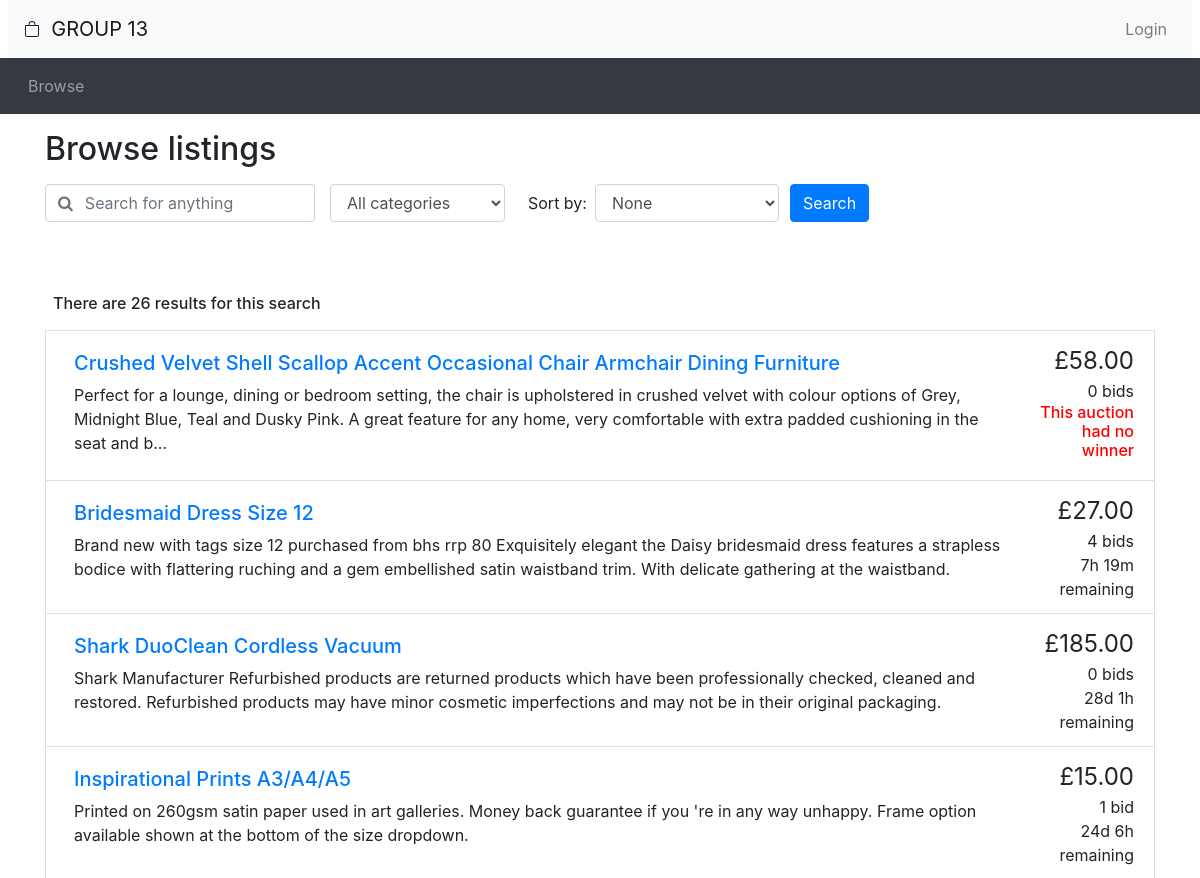
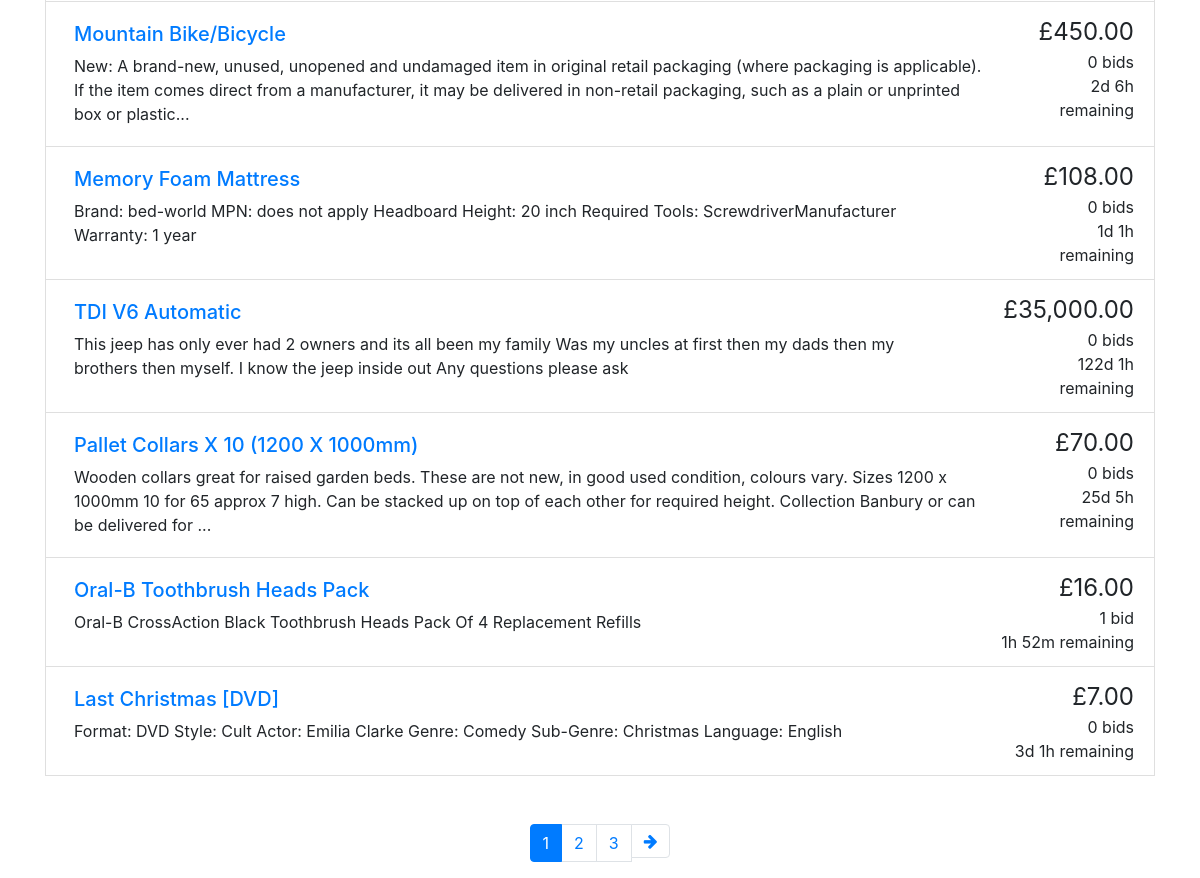
Before: /auction/browse.php with the older database file (2 pictures, top to bottom).
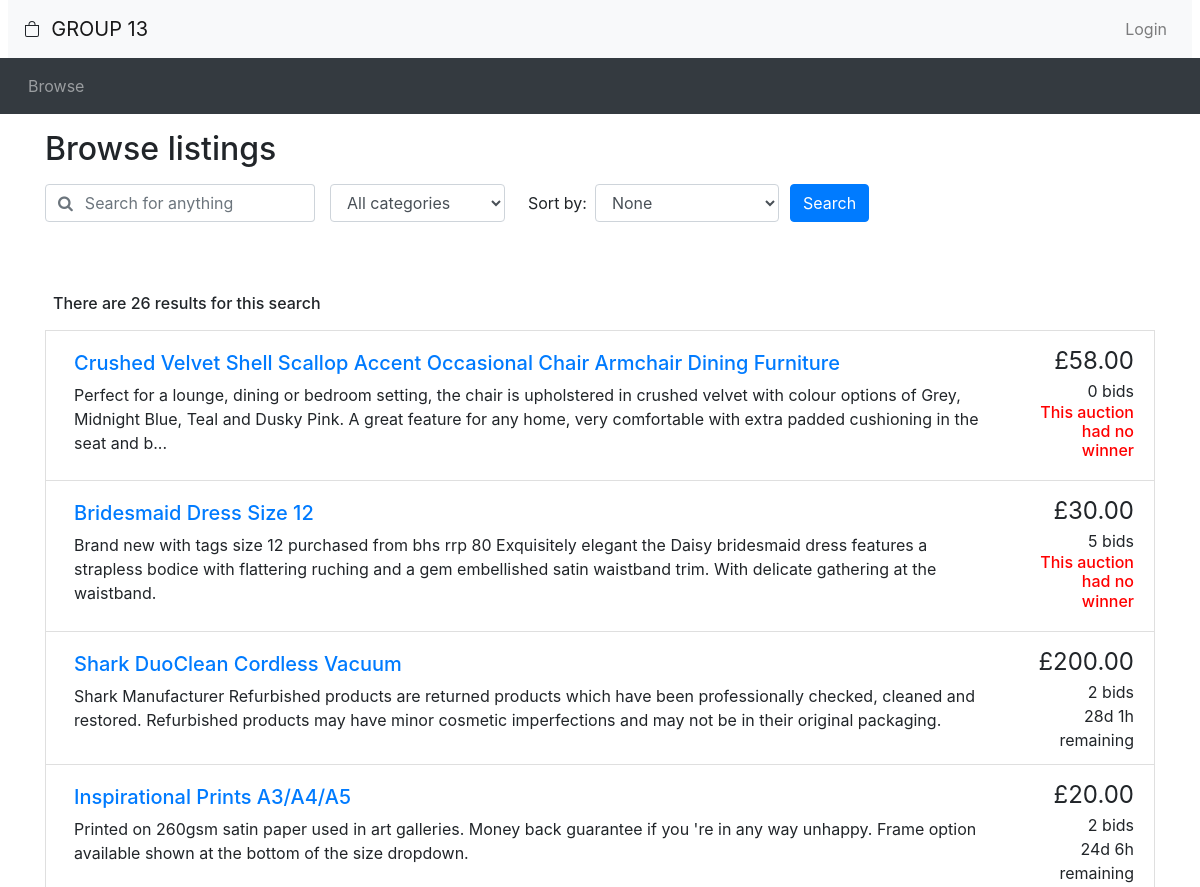
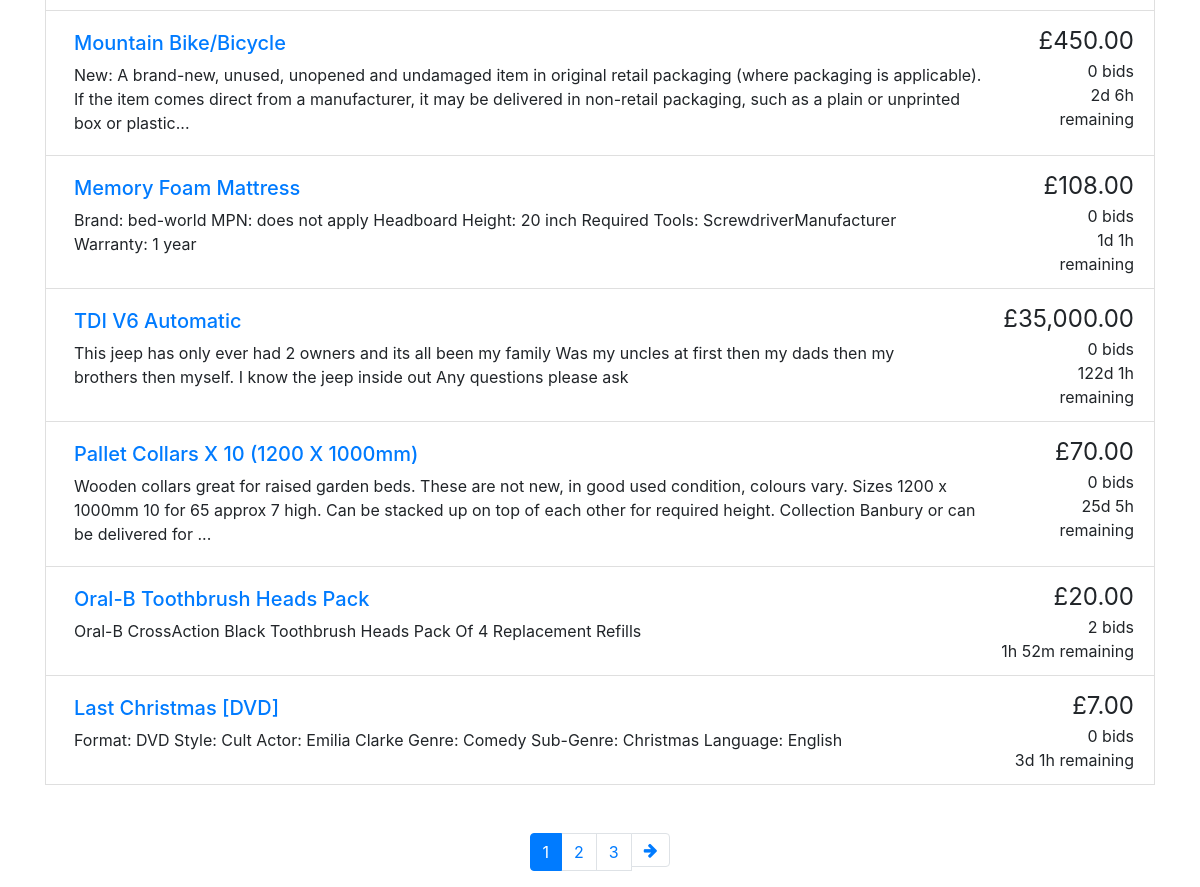
After: the same page with the newer database file (2 pictures, top to bottom).
### tables this page shows
CREATE TABLE IF NOT EXISTS `auction` (
  `auctionNo` int(10) UNSIGNED NOT NULL AUTO_INCREMENT,
  `auctionStatus` tinyint(1) NOT NULL DEFAULT '1',
  `category` varchar(35) NOT NULL DEFAULT 'Other',
  `title` varchar(100) NOT NULL DEFAULT 'Unnamed Auction',
  `auctionDescription` text,
  `startingPrice` int(10) UNSIGNED NOT NULL,
  `reservePrice` int(10) UNSIGNED DEFAULT NULL,
  `increments` int(10) UNSIGNED NOT NULL DEFAULT '1',
  `startDate` datetime NOT NULL,
  `endDate` datetime NOT NULL,
  `sellerId` int(11) UNSIGNED NOT NULL,
  PRIMARY KEY (`auctionNo`),
  KEY `sellerId` (`sellerId`)
);

### auction/utilities.php (the view, shortened to what this page needs)
<?php
function display_time_remaining($interval) {
    if ($interval->days == 0 && $interval->h == 0) {
      $time_remaining = $interval->format('%im %Ss');
    }
    else if ($interval->days == 0) {
      $time_remaining = $interval->format('%hh %im');
    }
    else {
      $time_remaining = $interval->format('%ad %hh');
    }
  return $time_remaining;
}
function print_listing_li($item_id, $title, $desc, $price, $num_bids, $end_time, $auction_status)
{
  if (strlen($desc) > 250) {
    $desc_shortened = substr($desc, 0, 250) . '...';
  }
  else {
    $desc_shortened = $desc;
  }
  if ($num_bids == 1) {
    $bid = ' bid';
  }
  else {
    $bid = ' bids';
  }
  $now = new DateTime();
  if (gettype($end_time) != 'object') {$end_time = new DateTime($end_time);}
  if ($now > $end_time && $auction_status == 0 ) {
    $fetch_winner_query = "SELECT email FROM buyer WHERE buyerId = (SELECT buyerId FROM winner WHERE auctionNo = '$item_id') ";
    $fetch_winner = mysqli_fetch_row(mysqli_query($GLOBALS['connection'], $fetch_winner_query));
    if (!$fetch_winner) {
      $time_remaining = "<h6 style=\"color:red\">This auction had no winner</h6>";
    }
    else {
      if (isset($_SESSION['username']) && $fetch_winner[0] == $_SESSION['username']) {$fetch_winner[0] = 'you';}
      $time_remaining = "<h6 style=\"color:green\">This auction was won by $fetch_winner[0]";
    }
  }
  else {
    $time_to_end = date_diff($now, $end_time);
    $time_remaining = display_time_remaining($time_to_end) . ' remaining';
  }
  echo('
    <li class="list-group-item d-flex justify-content-between">
    <div class="p-2 mr-5"><h5><a href="listing.php?item_id=' . $item_id . '">' . $title . '</a></h5>' . $desc_shortened . '</div>
    <div class="text-right "><span style="font-size: 1.5em">£' . number_format($price, 2) . '</span><br/>' . $num_bids . $bid . '<br/>' . $time_remaining . '</div>
  </li>'
  );
}
?>

### auction/footer.php (shortened to what this page needs)
</body>
</html>

### auction/header.php (shortened to what this page needs)
<?php require("utilities.php")?>
<?php require("footer.php")?>
<!doctype html>
<html lang="en">
<head>
  <link rel="stylesheet" href="css/bootstrap.min.css">
  <link rel="stylesheet" href="https://cdnjs.cloudflare.com/ajax/libs/font-awesome/4.7.0/css/font-awesome.min.css">
  <link rel="stylesheet" href="css/custom.css">
</head>
<body>
<nav class="navbar navbar-expand-lg navbar-light bg-light mx-2">
  <a class="navbar-brand" href="browse.php">&nbsp; GROUP 13 </a>
  <ul class="navbar-nav ml-auto">
    <li class="nav-item">
<?php
  if (isset($_SESSION['logged_in']) && $_SESSION['logged_in'] == true) {
    echo '<a class="nav-link" href="logout.php">Logout</a>';
  }
  else {
    echo '<button type="button" class="btn nav-link" data-toggle="modal" data-target="#loginModal">Login</button>';
  }
?>
    </li>
  </ul>
</nav>
<nav class="navbar navbar-expand-lg navbar-dark bg-dark">
  <ul class="navbar-nav align-middle">
	<li class="nav-item mx-1">
      <a class="nav-link" href="browse.php">Browse</a>
    </li>
  </ul>
</nav>

### auction/browse.php (shortened to what this page needs)
<?php require("header.php")?>
<div class="container">
<h2 class="my-3">Browse listings</h2>
<div id="searchSpecs">
<form method="get" action="browse.php">
  <div class="row">
    <div class="col-md-3 pr-0">
      <div class="form-group">
	    <div class="input-group">
          <div class="input-group-prepend">
            <span class="input-group-text bg-transparent pr-0 text-muted">
              <i class="fa fa-search"></i>
            </span>
          </div>
          <input type="text" class="form-control border-left-0" id="keyword" placeholder="Search for anything" value="<?= (isset($_GET['keyword'])) ? strip_tags($_GET['keyword']) : '' ?>" name='keyword'>
        </div>
      </div>
    </div>
    <div class="col-md-2 pr-0">
      <div class="form-group">
        <select class="form-control" id="cat" name="cat">
          <option selected value="all">All categories</option>
        </select>
      </div>
    </div>
    <div class="col-md-3 pr-0">
      <div class="form-inline">
        <label class="mx-2" for="order_by">Sort by:</label>
        <select class="form-control" id="order_by" name="order_by">
          <option selected value="selected">None</option>
        </select>
      </div>
    </div>
    <div class="col-sm-1 px-0 ">
      <button type="submit" class="btn btn-primary">Search</button>
    </div>
  </div>
</form>
</div>
</div>
<div class="container mt-5">
<?php
  $query = "SELECT title, auctionNo, auctionDescription, category, endDate, bidNo, auctionStatus,
                CASE WHEN startingPrice>=max(bidAmount) OR max(bidAmount) IS NULL
                THEN startingPrice
                ELSE max(bidAmount)
                END maxJoinPrice
                FROM (SELECT title,auction.auctionNo,auctionDescription,category, endDate, createbid.bidNo, bid.bidAmount, startingPrice, auctionStatus
                      FROM (auction LEFT JOIN createbid ON createbid.auctionNo=auction.auctionNo)
                      LEFT JOIN bid ON createbid.bidNo=bid.bidNo";
  $query_cond = "";
  $order_cond = "";
  $query_cond .= ") AS comprehensive GROUP BY auctionNo";
  $query .= $query_cond;
  $query .= $order_cond;
  $result = mysqli_query($connection, $query) or die('Error connecting to SQL server.');
  $num_results = 0;
  while ($row = mysqli_fetch_assoc($result))
  {
      $num_results ++;
  }
  echo('
    <div class="p-2 mr-5"><h6>There are ' . $num_results . ' results for this search </h6>'  . '</div>');
  $results_per_page = 10;
  $max_page = ceil($num_results / $results_per_page);
  if (!isset($_GET['page']))
  {
    $curr_page = 1;
    $query_cond = " LIMIT 0,10 " ;
    $query .= $query_cond;
    $result = mysqli_query($connection, $query) or die('result.' . mysql_error());
    while ($row = mysqli_fetch_assoc($result))
    {
      $item_id = $row['auctionNo'];
      $title = $row['title'];
      $description = $row['auctionDescription'];
      $current_price = $row['maxJoinPrice'];
      $auction_status = $row['auctionStatus'];
      $bid_num_query = "SELECT COUNT(bidNo) FROM createbid WHERE auctionNo='$item_id'";
      $bid_num_result = mysqli_query($connection, $bid_num_query) or die('result.' . mysql_error());
      $bid_num_row = mysqli_fetch_assoc($bid_num_result);
      $num_bids = $bid_num_row['COUNT(bidNo)'];
      $end_date = $row['endDate'];
      print_listing_li($item_id, $title, $description, $current_price, $num_bids, $end_date, $auction_status);
    }
  }
?>
<nav aria-label="Search results pages" class="mt-5">
  <ul class="pagination justify-content-center">
<?php
  $querystring = "";
  $high_page_boost = max(3 - $curr_page, 0);
  $low_page_boost = max(2 - ($max_page - $curr_page), 0);
  $low_page = max(1, $curr_page - 2 - $low_page_boost);
  $high_page = min($max_page, $curr_page + 2 + $high_page_boost);
if ($num_results)
{
  for ($i = $low_page; $i <= $high_page; $i++) {
    if ($i == $curr_page) {
      echo('
    <li class="page-item active">');
    }
    else {
      echo('
    <li class="page-item">');
    }
    echo('
      <a class="page-link" href="browse.php?' . $querystring . 'page=' . $i . '">' . $i . '</a>
    </li>');
  }
  if ($curr_page != $max_page) {
    echo('
    <li class="page-item">
      <a class="page-link" href="browse.php?' . $querystring . 'page=' . ($curr_page + 1) . '" aria-label="Next">
        <span aria-hidden="true"><i class="fa fa-arrow-right"></i></span>
        <span class="sr-only">Next</span>
      </a>
    </li>');
  }
}
?>
  </ul>
</nav>
</div>
<?php include_once("footer.php")?>

Changed rows visible on the page:
changed auction "Bridesmaid Dress Size 12": price "27.00" → "30.00"; num_bids "4" → "5"; endDate "7h 19m remaining" → (not shown); now shows "This auction had no winner"
computed for auction "Shark DuoClean Cordless Vacuum": price "185.00" → "200.00"; num_bids "0" → "2"
computed for auction "Inspirational Prints A3/A4/A5": price "15.00" → "20.00"; num_bids "1" → "2"; bid "bid" → "bids"
computed for auction "Oral-B Toothbrush Heads Pack": price "16.00" → "20.00"; num_bids "1" → "2"; bid "bid" → "bids"
